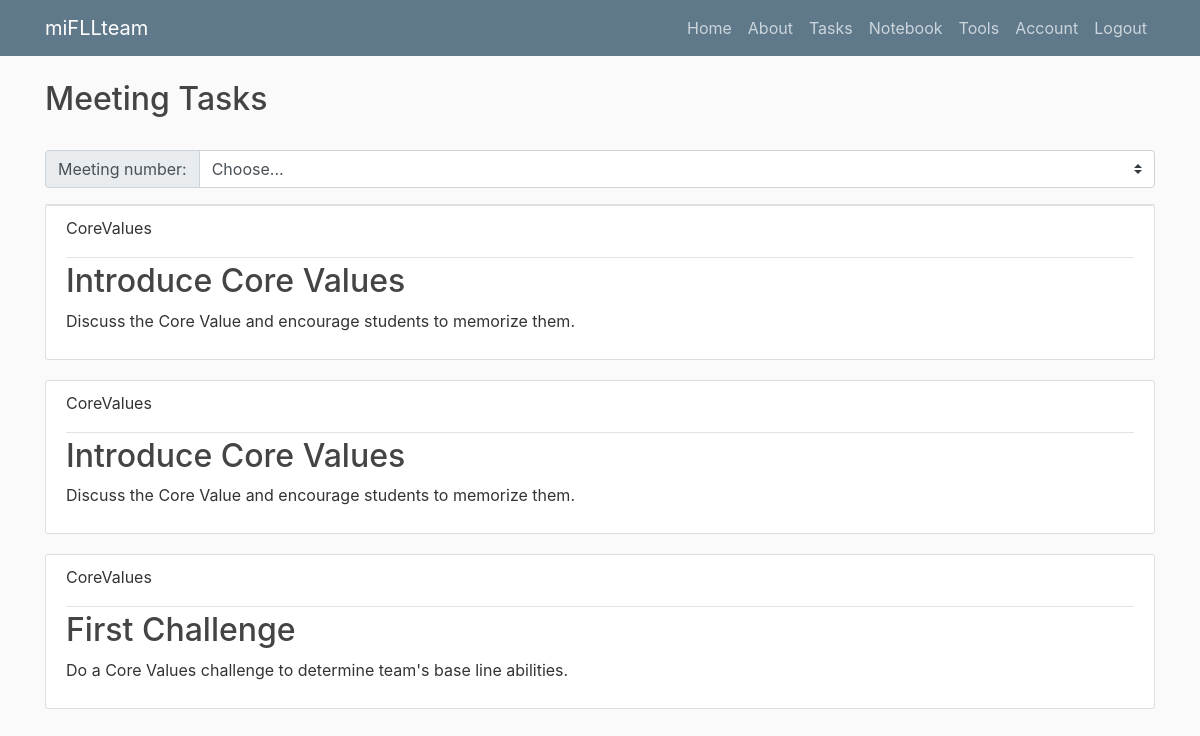
The page /tasks (signed in) on the database its author committed.
### mifllteam/models.py (models this page shows, shortened)
class Task(db.Model):
	id = db.Column(db.Integer, primary_key=True)
	category = db.Column(db.String(20), nullable=False)
	title = db.Column(db.String(100), nullable=False)
	content = db.Column(db.Text, nullable=False)

### mifllteam/routes.py (the view)
@app.route("/tasks")
@login_required
def tasks():
	tasks = Task.query.all()
	rows = tasks.__len__()
	mtgs = current_user.numberofmtgs
	return render_template('tasks.html', title='Tasks', numMtgs=mtgs, tasks=tasks, numRows=rows)

### mifllteam/models.py (called while the page is built)
@login_manager.user_loader
def load_user(user_id):
	return User.query.get(int(user_id))

### mifllteam/templates/tasks.html (shortened to what this page needs)
{% extends 'layout.html' %}
{% block content %}
<body>
	<div class="border-bottom nb-4">
		<h2>Meeting Tasks</h2><br>
		<form>
			<div class="input-group mb-3">
			  <div class="input-group-prepend">
			    <label class="input-group-text" for="inputGroupSelect01">Meeting number:</label>
			  </div>
			  <select class="custom-select" id="selectInput" onchange="getval()">
			    <option selected>Choose...</option>
			  </select>
			</div>
		</form>
	</div>
	{% for task in tasks %}
		<article class="media content-section">
			<div class="media-body">
				<div class="article-metadata">
				<p class="mr-2">{{ task.category }}</p>
				</div>
				<h2><a class="article-title" }}">{{ task.title }}</a></h2>
				<p class="article-content">{{ task.content }}</p>
			</div>
		</article>
	{% endfor %}
</body>
{% endblock content %}

### mifllteam/static/main.css (style rules this page uses)
body { background: #fafafa; color: #333333; margin-top: 5rem; }
h1, h2, h3, h4, h5, h6 { color: #444444; }
.content-section { background: #ffffff; padding: 10px 20px; border: 1px solid #dddddd; border-radius: 3px; margin-bottom: 20px; }
.article-title { color: #444444; }
.article-content { white-space: pre-line; }
.article-metadata { padding-bottom: 1px; margin-bottom: 4px; border-bottom: 1px solid #e3e3e3 }

### rows shown on the page
Task: category "CoreValues", title "Introduce Core Values", content "Discuss the Core Value and encourage students to memorize them."
Task: category "CoreValues", title "Introduce Core Values", content "Discuss the Core Value and encourage students to memorize them."
Task: category "CoreValues", title "First Challenge", content "Do a Core Values challenge to determine team's base line abilities."
